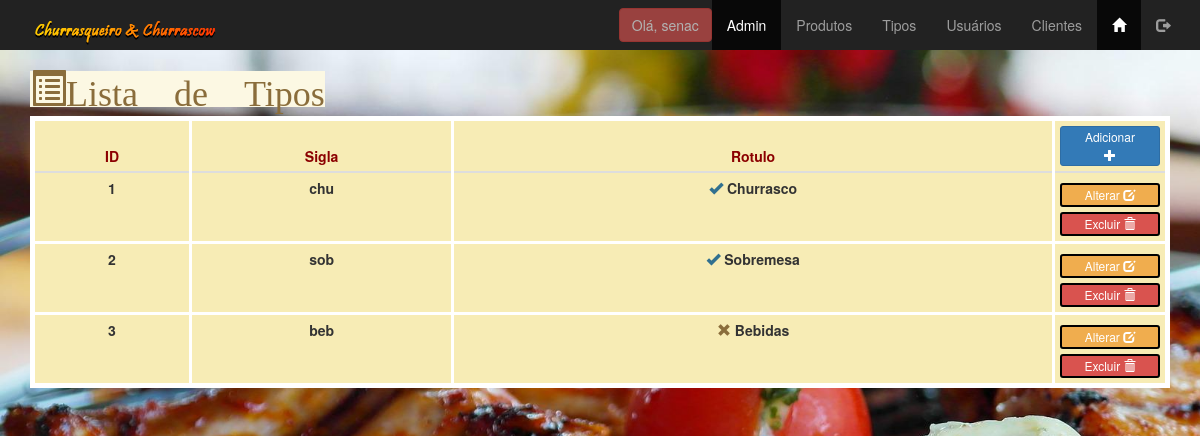
/admin/tipos_lista.php (signed in), run on the app's committed database.
### tables this page shows
create table tbtipos(
id_tipo int(11) primary key auto_increment not null,
sigla_tipo varchar(3) not null,
rotulo_tipo varchar(15) not null,
disponivel_tipo enum('Sim', 'Não') null default 'Não'
);

### admin/tipos_lista.php (the view, shortened to what this page needs)
<?php
include('../conexoes/conexao.php');
$consulta = "select * from tbtipos order by id_tipo asc";
$lista = $conexao->query($consulta);
$linha = $lista->fetch_assoc();
?>
<!DOCTYPE html>
<html lang="pt_br">
<head>
    <link href="../css/bootstrap.min.css" rel="stylesheet" type="text/css">
    <link href="../css/meu_estilo.css" rel="stylesheet" type="text/css">
</head>
<body class="fundofixo">
    <?php include('menu_adm.php'); ?>
    <main class="container">
        <h1 class="breadcrump alert-warning glyphicon glyphicon-list-alt">Lista de Tipos</h1>
        <table class="table table-condensed table-hover tbopacidade" style="background-color: #f7ecb5;">
            <thead>
                <th>ID</th>
                <th>Sigla</th>
                <th>Rotulo</th>
                <th class="largButton">
                    <a href="tipos_insere.php" class="btn largButton btn-primary btn-xs">
                        <span class="hidden-xs">Adicionar<br></span>
                        <span class="glyphicon glyphicon-plus" aria-hidden="true"></span>
                    </a>
                </th>
            </thead>
            <tboby>
                <?php do { ?>
                    <tr>
                        <td><?php echo $linha['id_tipo']; ?></td>
                        <td>
                            <span class="hidden-xs"><?php echo $linha['sigla_tipo'];?></span>
                        </td>
                        <td>
                            <?php
                            if ($linha['disponivel_tipo'] == 'Não') {
                                echo ("<span class='glyphicon glyphicon-remove text-warning aria-hidden='true'></span>");
                            } else{
                                echo ("<span class='glyphicon glyphicon-ok text-info aria-hidden='true'></span>");
                            }
                            ?>
                            <?php echo $linha['rotulo_tipo']; ?>
                        </td>
                        <td>
                            <a href="tipos_atualiza.php?id_tipo=<?php echo $linha['id_tipo']; ?>" class="btn btn-warning largButton btn-xs">
                                <span class="hidden-xs">Alterar</span>
                                <span class="glyphicon glyphicon-edit" aria-hidden="true"></span>
                            </a>
                            <button class="btn btn-danger largButton btn-xs delete"
                            role="button"
                            data-nome="<?php echo $linha['rotulo_tipo'];?>"
                            data-id="<?php echo $linha['id_tipo'];?>">
                            <span class="hidden-xs">Excluir</span>
                            <span class="glyphicon glyphicon-trash" aria-hidden="true"></span>
                            </button>
                        </td>
                    </tr>
                <?php } while ($linha = $lista->fetch_assoc()); ?>
            </tboby>
        </table>
    </main>
</body>
</html>

### css/meu_estilo.css (style rules this page uses)
.fundofixo { background: url(../images/churrasco.jpg) no-repeat fixed; -webkit-background-size: cover ; background-size: cover; }
.table { border: 5px solid #fff; }
.table th { border: 3px solid #fff; text-align: center; color: darkred; }
.table td { border: 3px solid #fff; align-items: center; text-align: center; font-weight:bold; }
.table td .largButton { border: 2px solid #000; margin-top: 5px; }
.largButton { width: 100px; }

### data on the page
tbtipos: id_tipo "1", sigla_tipo "chu", disponivel_tipo "Sim" (drawn), rotulo_tipo "Churrasco"
tbtipos: id_tipo "2", sigla_tipo "sob", disponivel_tipo "Sim" (drawn), rotulo_tipo "Sobremesa"
tbtipos: id_tipo "3", sigla_tipo "beb", disponivel_tipo "Não" (drawn), rotulo_tipo "Bebidas"

### other printed values
$_SESSION['login_usuario'] "senac"
